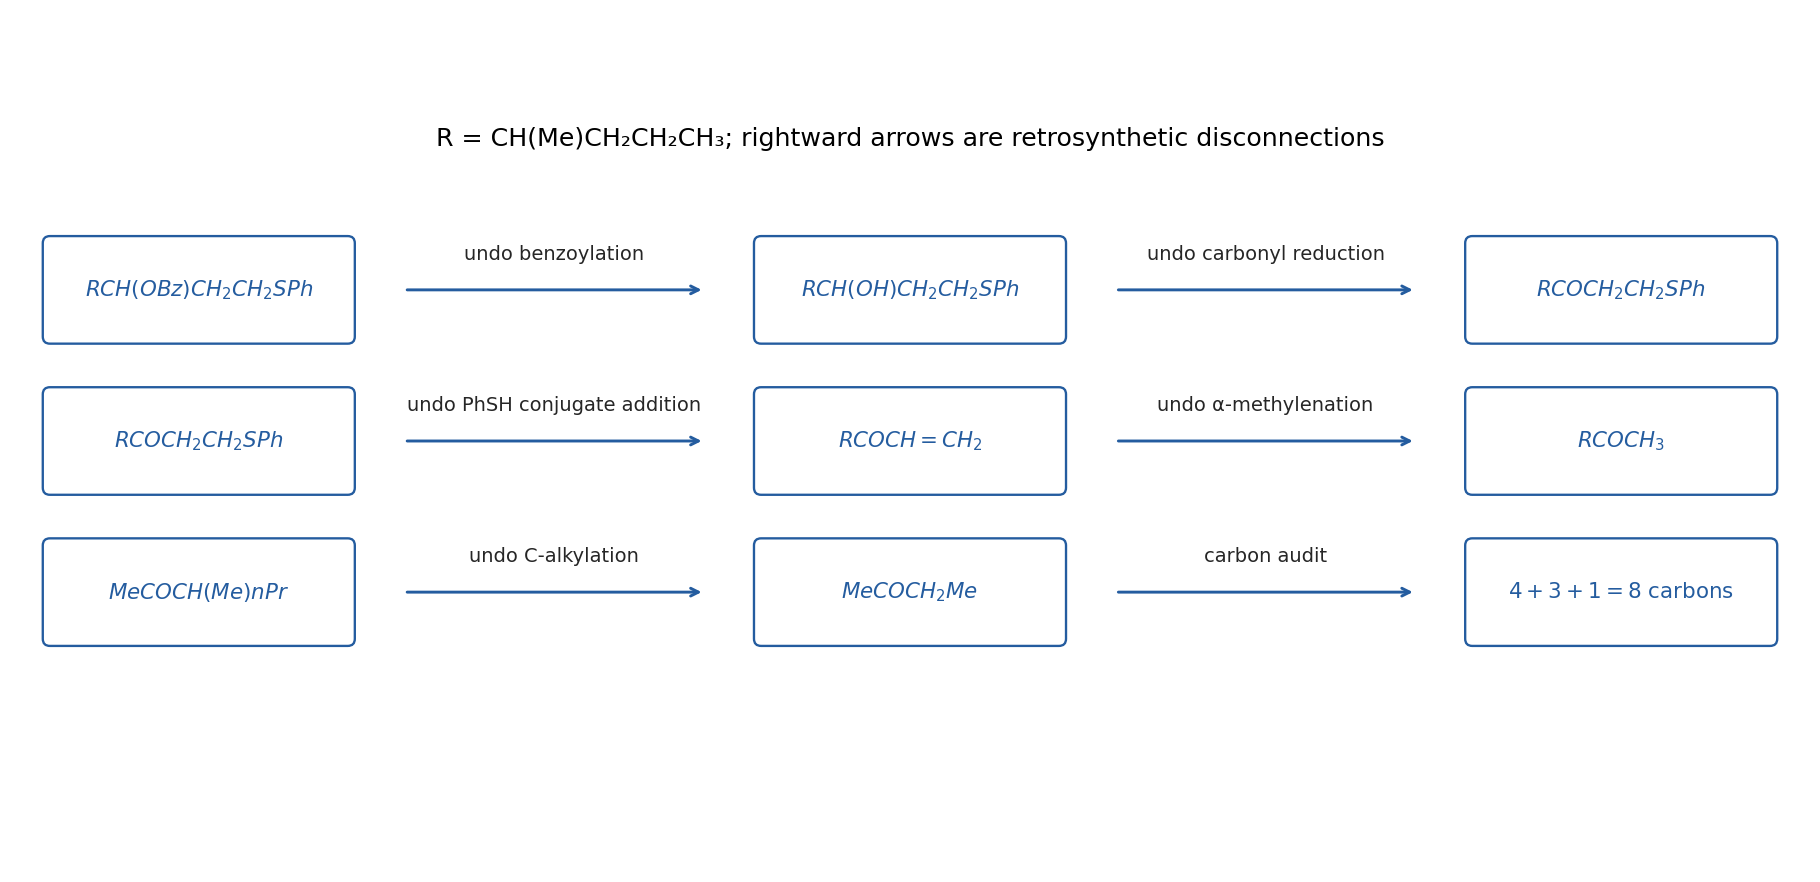

Reproduce this figure in Python.
"""Original solution schematic; Python 3.14, numpy 2.3.5, matplotlib 3.10.7.
Writes its own PNG basename to the current working directory.
"""
from pathlib import Path
import sys
for candidate in Path(__file__).resolve().parents:
    if (candidate / 'tools' / 'chemistry_diagram.py').exists():
        sys.path.insert(0, str(candidate))
        break
import numpy as np
import matplotlib.pyplot as plt
from matplotlib.patches import FancyArrowPatch, Circle
from tools.chemistry_diagram import atom, bond, ring, wedge, curly, flow, finish, save, BLUE, ORANGE, GREEN

def txt(ax,x,y,s,size=11,color='0.15',ha='center'):
    ax.text(x,y,s,ha=ha,va='center',fontsize=size,color=color)
def couple(ax,a,b,label,rad=.3,offset=(0,0)):
    ax.add_patch(FancyArrowPatch(a,b,connectionstyle=f'arc3,rad={rad}',arrowstyle='<->',mutation_scale=10,color=BLUE,lw=1.3))
    m=(np.asarray(a)+np.asarray(b))/2+np.asarray(offset)
    txt(ax,*m,label,10,BLUE)
def benzene(ax,c=(0,0),scale=1):
    t=np.deg2rad([30,90,150,210,270,330]);pts=np.column_stack([np.cos(t),np.sin(t)])*scale+np.asarray(c)
    ring(ax,pts,{0:2,2:2,4:2});return pts
def carbonyl(ax,c,left,right,oxy='O',tetra=False,down=None):
    x,y=c;o=(x,y+1);bond(ax,c,o,1 if tetra else 2);atom(ax,o,oxy)
    for q,label in [(left[0],left[1]),(right[0],right[1])]:bond(ax,c,q);atom(ax,q,label)
    if down:bond(ax,c,down[0]);atom(ax,down[0],down[1])
    return o

def box(ax,x,y,s,w=2.6,h=.8,color=BLUE,size=11):
    from matplotlib.patches import FancyBboxPatch
    ax.add_patch(FancyBboxPatch((x-w/2,y-h/2),w,h,boxstyle='round,pad=0.08',fc='white',ec=color,lw=1.2))
    if '$' not in s and len(s)>29:
        import textwrap
        s='\n'.join(textwrap.wrap(s,width=29))
    elif '$' in s and len(s)>35:
        size=min(size,8.5)
    txt(ax,x,y,s,size,color)
def route(rows,title,figsize=(12,6)):
    fig,ax=plt.subplots(figsize=figsize)
    for i,row in enumerate(rows):
        y=-i*1.7
        for j,entry in enumerate(row):
            x=j*4
            if j%2==0:box(ax,x,y,entry,w=3.35,h=1.05,size=11)
            else:flow(ax,(x-1.7,y),(x+1.7,y));txt(ax,x,y+.4,entry,10)
    finish(ax,(-2,18),(-len(rows)*1.7+.3,1.4),title)
    fig.tight_layout();return fig

fig=route([
 [r'$RCH(OBz)CH_2CH_2SPh$','undo benzoylation',r'$RCH(OH)CH_2CH_2SPh$','undo carbonyl reduction',r'$RCOCH_2CH_2SPh$'],
 [r'$RCOCH_2CH_2SPh$','undo PhSH conjugate addition',r'$RCOCH=CH_2$','undo α-methylenation',r'$RCOCH_3$'],
 [r'$MeCOCH(Me)nPr$','undo C-alkylation',r'$MeCOCH_2Me$','carbon audit',r'$4+3+1=8$ carbons']
],r'R = CH(Me)CH₂CH₂CH₃; rightward arrows are retrosynthetic disconnections',figsize=(13,6.3))

save(fig,'paper-1-q5-disconnections.png')
